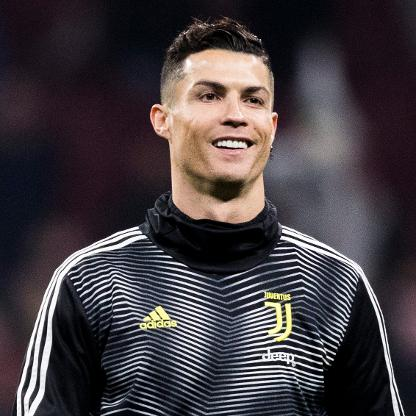
//> input picture Task 6/ronaldo.jpg, 416 x 416 px
$ ./face_detect   (built with g++ and OpenCV 4)
//> lines starting //> are read from the running program, lines starting //| are printed output that depends on the picture; after the words box and inside, x2 and y2 are one past the last pixel; in counts of white or black regions, pixels touching at a corner belong together
#include<opencv2/opencv.hpp>
#include<opencv2/highgui.hpp>
#include<iostream>
using namespace std;
using namespace cv;
int main(int argv, char** argc)
{
    string file = "haarcascade_frontalface_default.xml";
    CascadeClassifier face;
    face.load(file);                                                  // Loading Classifier's xml file

    Mat im = imread("ronaldo.jpg",IMREAD_COLOR);
//> im is the input picture: 416 rows x 416 cols, CV_8UC3; mean B, G, R 65.1, 60.6, 67.3
    Mat gray;
    cvtColor(im,gray,COLOR_BGR2GRAY);
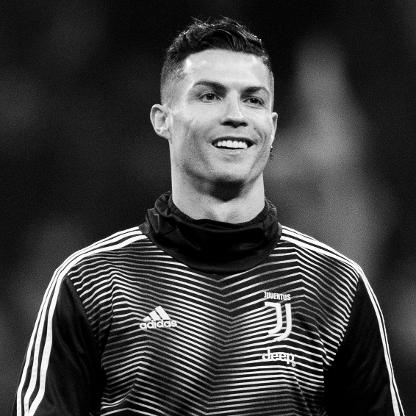
//> gray: 416 rows x 416 cols, CV_8UC1; min 0, max 255, mean 63.1
    vector<Rect> det;                                                 // Vector to store detected coordinates
    face.detectMultiScale(gray,det,1.1,3);                            // detectMultiScale function with scale factor 1.1
//> det = 1 Rect (x, y, width, height): [170, 47, 125, 125]
    for(size_t i=0;i<det.size();i++){
        rectangle(im,det[i].tl(),det[i].br(),Scalar(255,0,0),2);      // Draws rectangle around face, of thickness 2 and color blue
    }
//> this loop made 1 pass
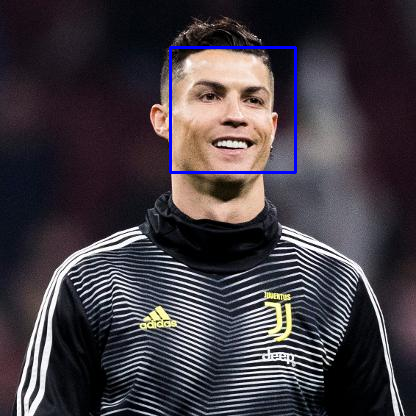
//> im: 416 rows x 416 cols, CV_8UC3; 0.86% of pixels changed, all inside (x1, y1, x2, y2) = (169, 46, 297, 174)
    imshow("Output",im);
    waitKey();
}
